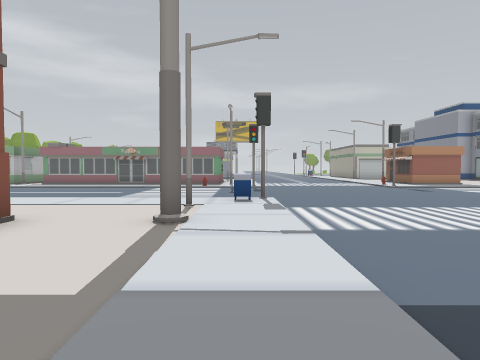
View 1 (above)

24 first-person views from a walk through a scene from a Unity 3-D project. The camera is 1.4 m above the floor, tilts 2° down and sees 70° across. The floor is counted in squares, 2 m on a side. Each view is taken from the middle of a square. On the plan, view 1 faces up. The plan holds only what a view shows up to about 11 squares ahead; the rest is blank. The place goes on beyond the plan.

View 2
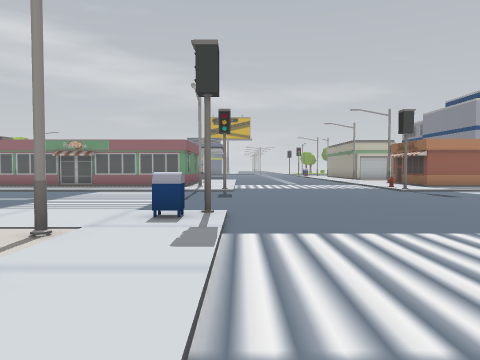

View 3
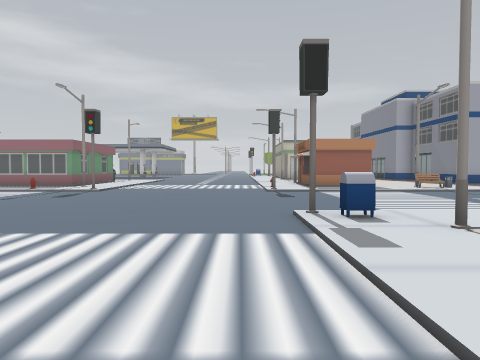

View 4
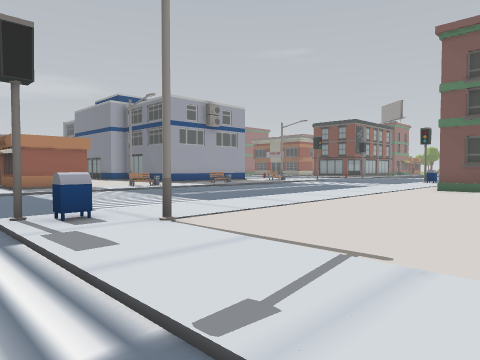

View 5
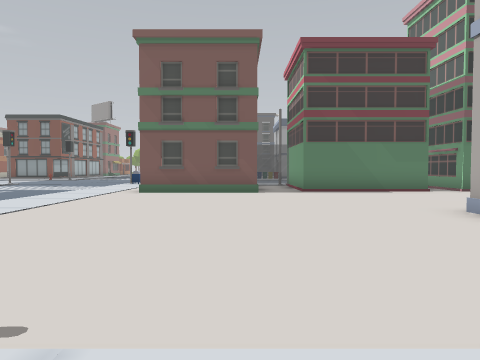

View 6
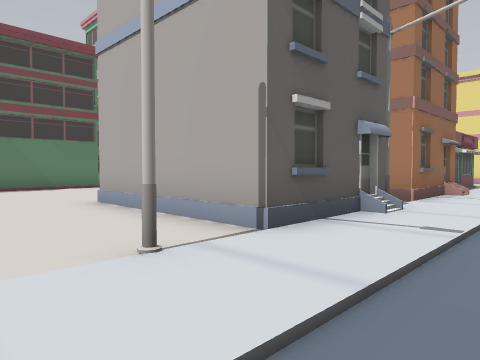

View 7
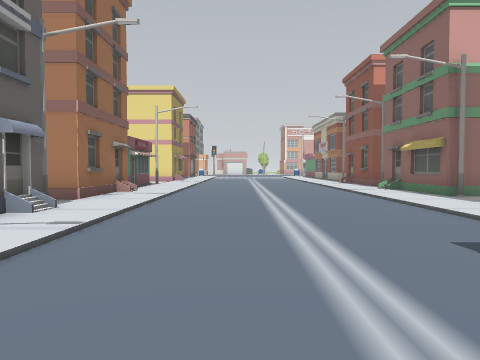

View 8
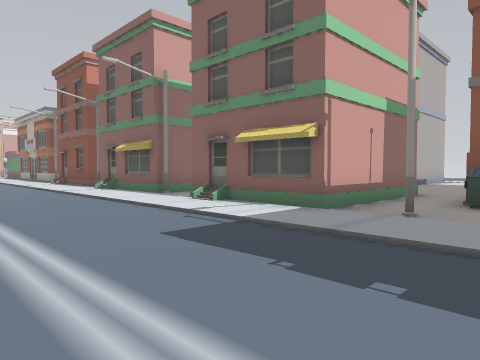

View 9
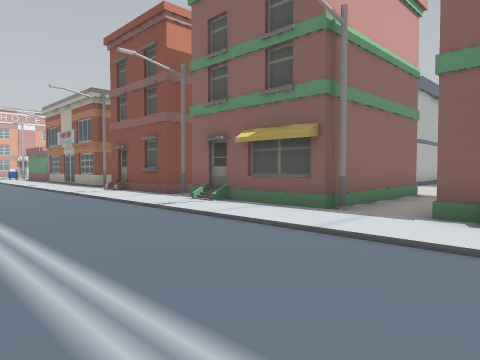

View 10
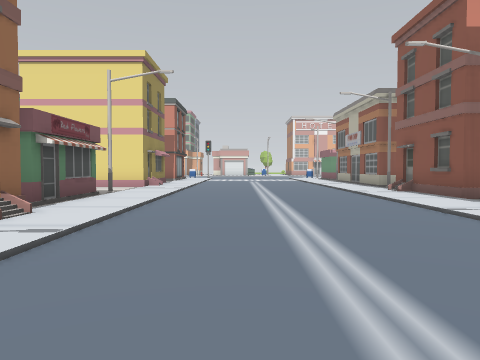

View 11
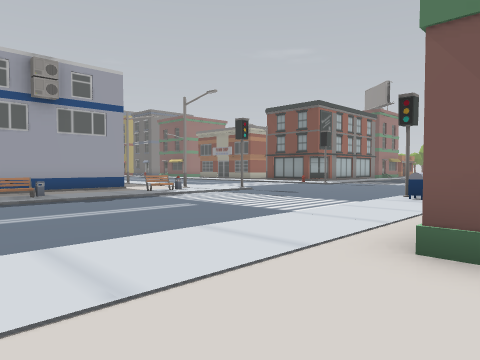

View 12
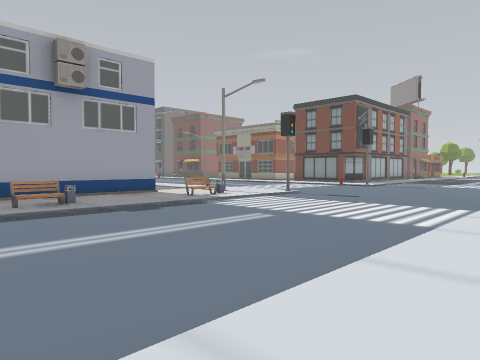

View 13
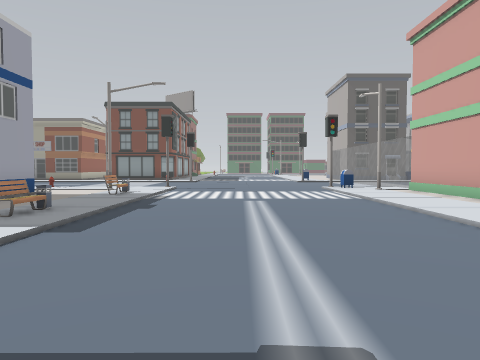

View 14
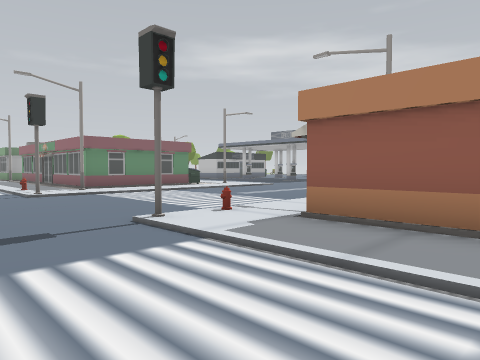

View 15
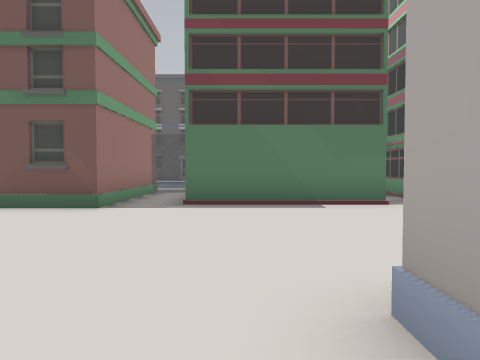

View 16
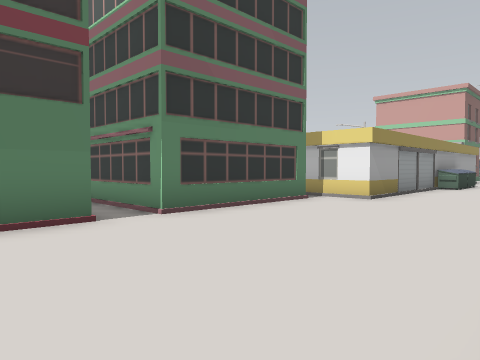

View 17
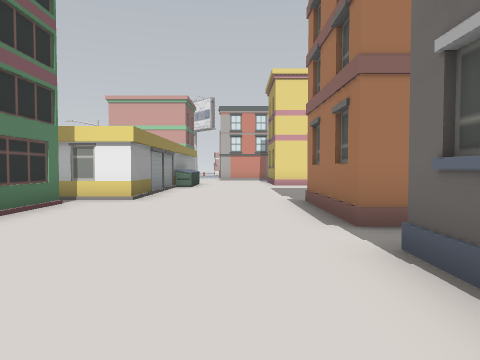

View 18
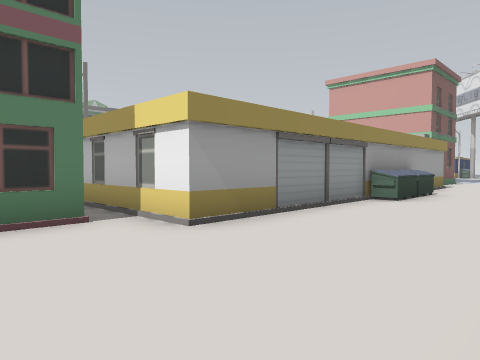

View 19
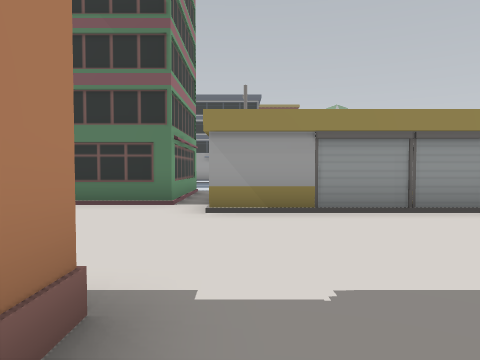

View 20
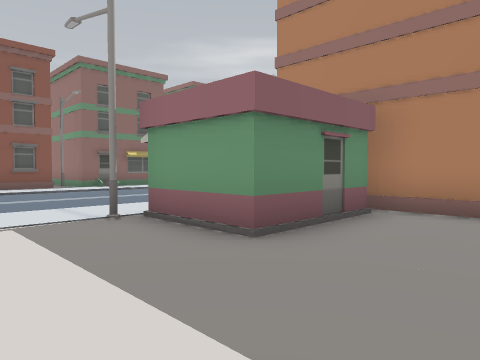

View 21
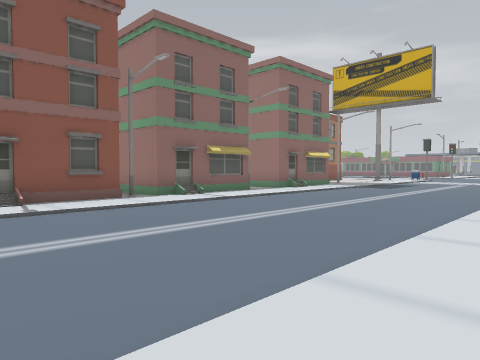

View 22
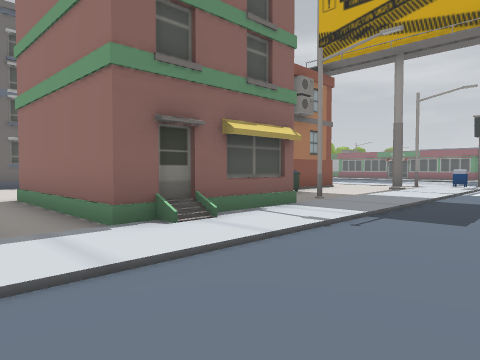

View 23
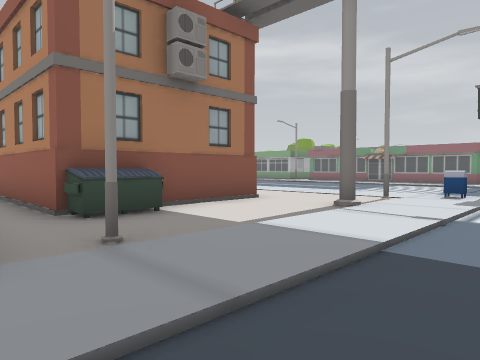

View 24
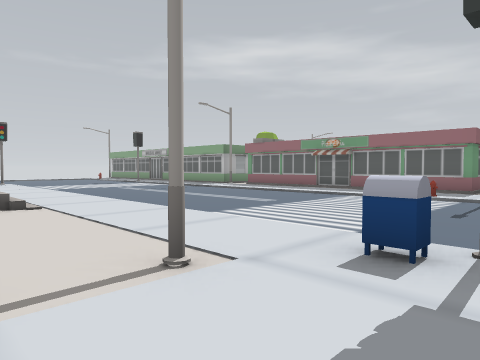

### Floor plan
Key: @ floor where view 1 was taken; # wall or solid block; . main floor; - floor 0.25 m lower than the main floor; : floor 0.5 m higher than the main floor; / step, stairs or slope; = window, fence, low wall or low ledge; M mailbox; B building; S streetlight; I billboard; U dumpster; E bench; N bin; H hydrant; O other object.
Columns run from 11 left of view 1 to 24 right of it. Each row starts with its distance up from view 1.
 16           B./----/.##    B####...
 15        ####S/----H.B# O  ......S.
 14      .....O./----/....:O EN...O..
 13      ///////O----O///////////////O
 12     -------------------------------
 11    ---------------------------------
 10   ----------------------------------
  9  -----------------------------------
  8 ///////////MO---OM//////////////MO-
  7 ...////...../----/S............S.
  6   B   /...S./----/.........####=.
  5        ...I./----/.........B
  4         #.../----/.........##
  3         #.../-  -/.........B###=
  2        ##.../----/.............=
  1     ####U.../----/S.........B
  0     ......S@/----/..........#
 -1     ..#####./----/.####.....#
 -2       B   #./----/.#  #.....#
 -3  #        #./----//#  #B......
 -4  #....#####./----/S#  #.....###
 -5       ....../----/.#  #.....B
 -6       ####S./----/B   #.....B
 -7       B  ##./----//   #.....#
 -8           #./----// ###.........
 -9         ###./----/.# ......###BS
-10           S./----/.##......#
-11           B./----/.B#......#
-12           #./----/S........#
-13           #./----/.........#
-14           O./----/........U

Where each view was taken, in squares from view 1:
view 1: 0 up, 0 right, facing up
view 2: 3 up, 1 right, facing up
view 3: 3 up, 5 right, facing up
view 4: 3 up, 5 right, facing up-right
view 5: 3 up, 6 right, facing right
view 6: 2 up, 5 right, facing down-right
view 7: 2 up, 4 right, facing down
view 8: 2 up, 4 right, facing down-left
view 9: 3 down, 4 right, facing down-left
view 10: 3 down, 4 right, facing down
view 11: 5 up, 13 right, facing up-right
view 12: 7 up, 13 right, facing up-right
view 13: 11 up, 10 right, facing right
view 14: 11 up, 10 right, facing up-left
view 15: 0 up, 10 right, facing right
view 16: 1 down, 12 right, facing down-right
view 17: 1 down, 13 right, facing down
view 18: 6 down, 12 right, facing down-right
view 19: 9 down, 10 right, facing right
view 20: 14 down, 12 right, facing up-left
view 21: 14 down, 7 right, facing up-left
view 22: 6 down, 3 right, facing up-left
view 23: 1 down, 2 right, facing up-left
view 24: 5 up, 1 right, facing up-left
